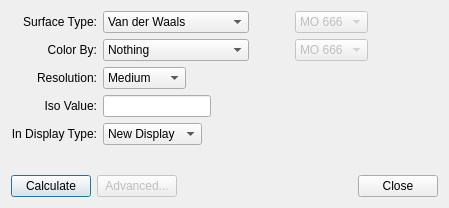
<?xml version="1.0" encoding="UTF-8"?>
<ui version="4.0">
 <class>SurfaceDialog</class>
 <widget class="QDialog" name="SurfaceDialog">
  <property name="geometry">
   <rect>
    <x>0</x>
    <y>0</y>
    <width>449</width>
    <height>208</height>
   </rect>
  </property>
  <property name="windowTitle">
   <string>Create Surfaces</string>
  </property>
  <layout class="QVBoxLayout" name="verticalLayout">
   <item>
    <layout class="QGridLayout" name="gridLayout">
     <item row="0" column="0">
      <widget class="QLabel" name="label">
       <property name="contextMenuPolicy">
        <enum>Qt::DefaultContextMenu</enum>
       </property>
       <property name="text">
        <string>Surface Type:</string>
       </property>
       <property name="alignment">
        <set>Qt::AlignRight|Qt::AlignTrailing|Qt::AlignVCenter</set>
       </property>
       <property name="buddy">
        <cstring>surfaceCombo</cstring>
       </property>
      </widget>
     </item>
     <item row="0" column="1">
      <layout class="QHBoxLayout" name="horizontalLayout_6">
       <item>
        <widget class="QComboBox" name="surfaceCombo">
         <item>
          <property name="text">
           <string>Van der Waals</string>
          </property>
         </item>
         <item>
          <property name="text">
           <string>Electrostatic Potential</string>
          </property>
         </item>
        </widget>
       </item>
       <item>
        <spacer name="horizontalSpacer_2">
         <property name="orientation">
          <enum>Qt::Horizontal</enum>
         </property>
         <property name="sizeHint" stdset="0">
          <size>
           <width>40</width>
           <height>20</height>
          </size>
         </property>
        </spacer>
       </item>
      </layout>
     </item>
     <item row="0" column="2">
      <layout class="QHBoxLayout" name="horizontalLayout_7">
       <item>
        <widget class="QComboBox" name="moCombo">
         <property name="enabled">
          <bool>false</bool>
         </property>
         <property name="editable">
          <bool>false</bool>
         </property>
         <property name="currentIndex">
          <number>0</number>
         </property>
         <item>
          <property name="text">
           <string notr="true">MO 666</string>
          </property>
         </item>
        </widget>
       </item>
       <item>
        <spacer name="horizontalSpacer_7">
         <property name="orientation">
          <enum>Qt::Horizontal</enum>
         </property>
         <property name="sizeHint" stdset="0">
          <size>
           <width>40</width>
           <height>20</height>
          </size>
         </property>
        </spacer>
       </item>
      </layout>
     </item>
     <item row="1" column="0">
      <widget class="QLabel" name="label_2">
       <property name="text">
        <string>Color By:</string>
       </property>
       <property name="alignment">
        <set>Qt::AlignRight|Qt::AlignTrailing|Qt::AlignVCenter</set>
       </property>
       <property name="buddy">
        <cstring>colorByCombo</cstring>
       </property>
      </widget>
     </item>
     <item row="1" column="1">
      <layout class="QHBoxLayout" name="horizontalLayout_5">
       <item>
        <widget class="QComboBox" name="colorByCombo">
         <item>
          <property name="text">
           <string>Nothing</string>
          </property>
         </item>
         <item>
          <property name="text">
           <string>Electrostatic Potential</string>
          </property>
         </item>
        </widget>
       </item>
       <item>
        <spacer name="horizontalSpacer_3">
         <property name="orientation">
          <enum>Qt::Horizontal</enum>
         </property>
         <property name="sizeHint" stdset="0">
          <size>
           <width>40</width>
           <height>20</height>
          </size>
         </property>
        </spacer>
       </item>
      </layout>
     </item>
     <item row="1" column="2">
      <layout class="QHBoxLayout" name="horizontalLayout_8">
       <item>
        <widget class="QComboBox" name="moColorCombo">
         <property name="enabled">
          <bool>false</bool>
         </property>
         <property name="editable">
          <bool>false</bool>
         </property>
         <property name="currentIndex">
          <number>0</number>
         </property>
         <item>
          <property name="text">
           <string notr="true">MO 666</string>
          </property>
         </item>
        </widget>
       </item>
       <item>
        <spacer name="horizontalSpacer_8">
         <property name="orientation">
          <enum>Qt::Horizontal</enum>
         </property>
         <property name="sizeHint" stdset="0">
          <size>
           <width>40</width>
           <height>20</height>
          </size>
         </property>
        </spacer>
       </item>
      </layout>
     </item>
     <item row="2" column="0">
      <widget class="QLabel" name="label_3">
       <property name="text">
        <string>Resolution:</string>
       </property>
       <property name="alignment">
        <set>Qt::AlignRight|Qt::AlignTrailing|Qt::AlignVCenter</set>
       </property>
       <property name="buddy">
        <cstring>resolutionCombo</cstring>
       </property>
      </widget>
     </item>
     <item row="2" column="1">
      <layout class="QHBoxLayout" name="horizontalLayout_4">
       <item>
        <widget class="QComboBox" name="resolutionCombo">
         <property name="currentIndex">
          <number>1</number>
         </property>
         <item>
          <property name="text">
           <string comment="low resolution">Low</string>
          </property>
         </item>
         <item>
          <property name="text">
           <string comment="medium resolution">Medium</string>
          </property>
         </item>
         <item>
          <property name="text">
           <string comment="high resolution">High</string>
          </property>
         </item>
         <item>
          <property name="text">
           <string comment="very high resolution">Very High</string>
          </property>
         </item>
        </widget>
       </item>
       <item>
        <spacer name="horizontalSpacer_6">
         <property name="orientation">
          <enum>Qt::Horizontal</enum>
         </property>
         <property name="sizeHint" stdset="0">
          <size>
           <width>40</width>
           <height>20</height>
          </size>
         </property>
        </spacer>
       </item>
      </layout>
     </item>
     <item row="3" column="0">
      <widget class="QLabel" name="label_4">
       <property name="toolTip">
        <string>Isosurface cutoff value</string>
       </property>
       <property name="text">
        <string>Iso Value:</string>
       </property>
       <property name="alignment">
        <set>Qt::AlignRight|Qt::AlignTrailing|Qt::AlignVCenter</set>
       </property>
       <property name="buddy">
        <cstring>isoValueEdit</cstring>
       </property>
      </widget>
     </item>
     <item row="3" column="1">
      <layout class="QHBoxLayout" name="horizontalLayout_2">
       <item>
        <widget class="QLineEdit" name="isoValueEdit"/>
       </item>
       <item>
        <spacer name="horizontalSpacer_4">
         <property name="orientation">
          <enum>Qt::Horizontal</enum>
         </property>
         <property name="sizeHint" stdset="0">
          <size>
           <width>40</width>
           <height>20</height>
          </size>
         </property>
        </spacer>
       </item>
      </layout>
     </item>
     <item row="4" column="0">
      <widget class="QLabel" name="label_5">
       <property name="text">
        <string comment="Add the new surface to this particular display type (i.e., orbital or surface)">In Display Type:</string>
       </property>
       <property name="alignment">
        <set>Qt::AlignRight|Qt::AlignTrailing|Qt::AlignVCenter</set>
       </property>
       <property name="buddy">
        <cstring>engineCombo</cstring>
       </property>
      </widget>
     </item>
     <item row="4" column="1">
      <layout class="QHBoxLayout" name="horizontalLayout_3">
       <item>
        <widget class="QComboBox" name="engineCombo">
         <property name="currentIndex">
          <number>0</number>
         </property>
         <item>
          <property name="text">
           <string>New Display</string>
          </property>
         </item>
        </widget>
       </item>
       <item>
        <spacer name="horizontalSpacer_5">
         <property name="orientation">
          <enum>Qt::Horizontal</enum>
         </property>
         <property name="sizeHint" stdset="0">
          <size>
           <width>40</width>
           <height>20</height>
          </size>
         </property>
        </spacer>
       </item>
      </layout>
     </item>
    </layout>
   </item>
   <item>
    <spacer name="verticalSpacer">
     <property name="orientation">
      <enum>Qt::Vertical</enum>
     </property>
     <property name="sizeHint" stdset="0">
      <size>
       <width>20</width>
       <height>10</height>
      </size>
     </property>
    </spacer>
   </item>
   <item>
    <layout class="QHBoxLayout" name="horizontalLayout">
     <item>
      <widget class="QPushButton" name="calculateButton">
       <property name="text">
        <string>Calculate</string>
       </property>
      </widget>
     </item>
     <item>
      <widget class="QPushButton" name="advancedButton">
       <property name="enabled">
        <bool>false</bool>
       </property>
       <property name="text">
        <string>Advanced...</string>
       </property>
      </widget>
     </item>
     <item>
      <spacer name="horizontalSpacer">
       <property name="orientation">
        <enum>Qt::Horizontal</enum>
       </property>
       <property name="sizeHint" stdset="0">
        <size>
         <width>40</width>
         <height>20</height>
        </size>
       </property>
      </spacer>
     </item>
     <item>
      <widget class="QDialogButtonBox" name="buttonBox">
       <property name="orientation">
        <enum>Qt::Horizontal</enum>
       </property>
       <property name="standardButtons">
        <set>QDialogButtonBox::Close</set>
       </property>
      </widget>
     </item>
    </layout>
   </item>
  </layout>
 </widget>
 <tabstops>
  <tabstop>surfaceCombo</tabstop>
  <tabstop>moCombo</tabstop>
  <tabstop>colorByCombo</tabstop>
  <tabstop>resolutionCombo</tabstop>
  <tabstop>isoValueEdit</tabstop>
  <tabstop>engineCombo</tabstop>
  <tabstop>calculateButton</tabstop>
  <tabstop>advancedButton</tabstop>
  <tabstop>buttonBox</tabstop>
 </tabstops>
 <resources/>
 <connections>
  <connection>
   <sender>buttonBox</sender>
   <signal>accepted()</signal>
   <receiver>SurfaceDialog</receiver>
   <slot>accept()</slot>
   <hints>
    <hint type="sourcelabel">
     <x>248</x>
     <y>254</y>
    </hint>
    <hint type="destinationlabel">
     <x>157</x>
     <y>274</y>
    </hint>
   </hints>
  </connection>
  <connection>
   <sender>buttonBox</sender>
   <signal>rejected()</signal>
   <receiver>SurfaceDialog</receiver>
   <slot>reject()</slot>
   <hints>
    <hint type="sourcelabel">
     <x>316</x>
     <y>260</y>
    </hint>
    <hint type="destinationlabel">
     <x>286</x>
     <y>274</y>
    </hint>
   </hints>
  </connection>
 </connections>
</ui>
